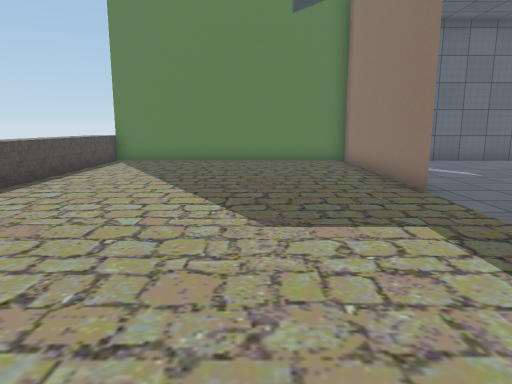
[1] (above)

21 first-person views from a walk through a scene from a Unity 3-D project. The camera is 1.3 m above the floor, tilts 10° down and sees 70° across. The floor is counted in squares, 1 m on a side. Each view is taken from the middle of a square. On the plan, view 1 faces up. The plan holds only what a view shows up to about 15 squares ahead; the rest is blank. The place goes on beyond the plan. The player is left out. Some surface patterns are stand-ins.

[2]
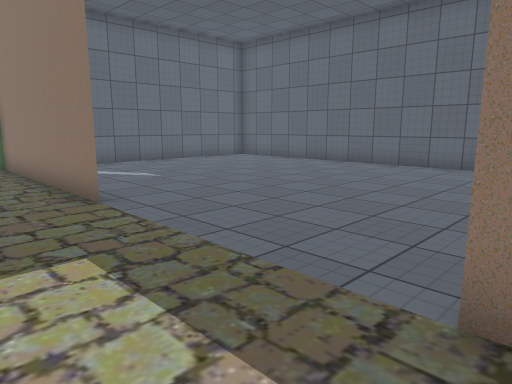

[3]
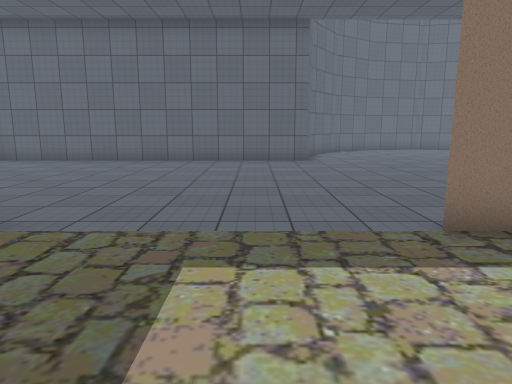

[4]
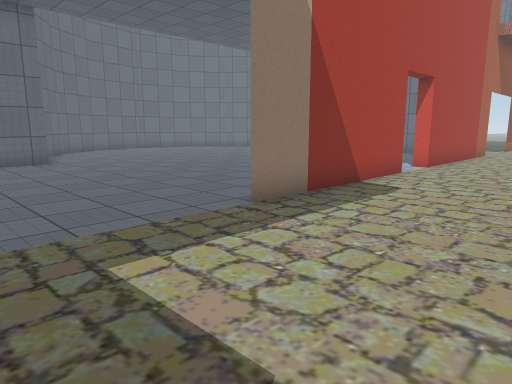

[5]
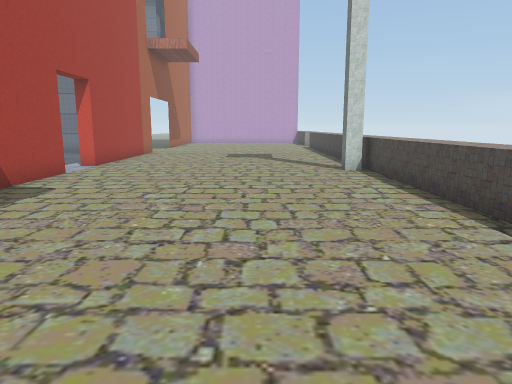

[6]
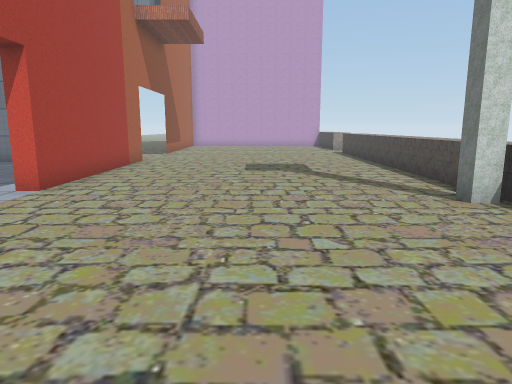

[7]
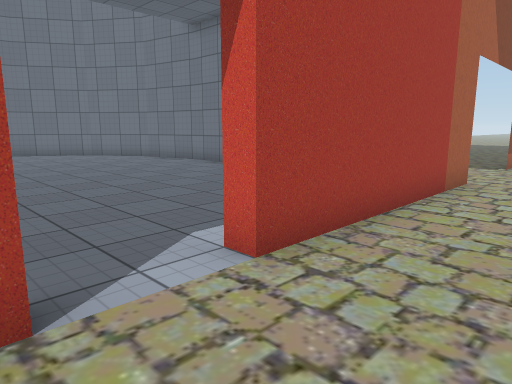

[8]
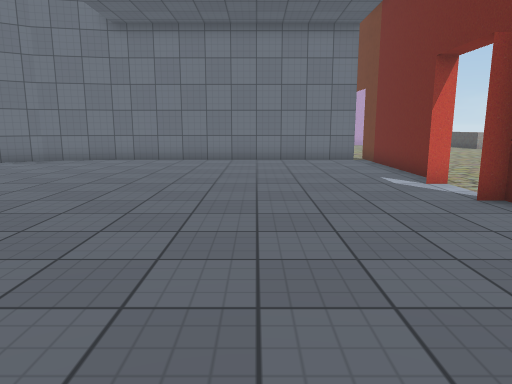

[9]
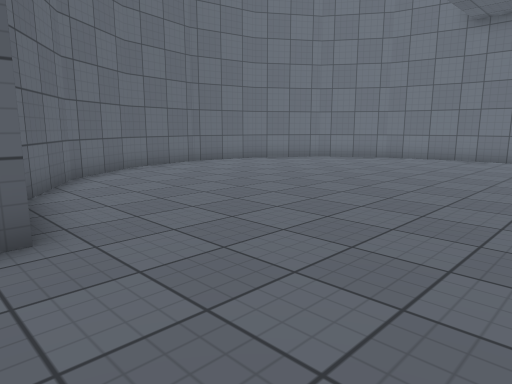

[10]
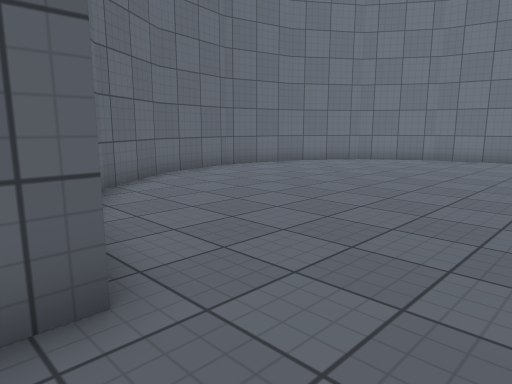

[11]
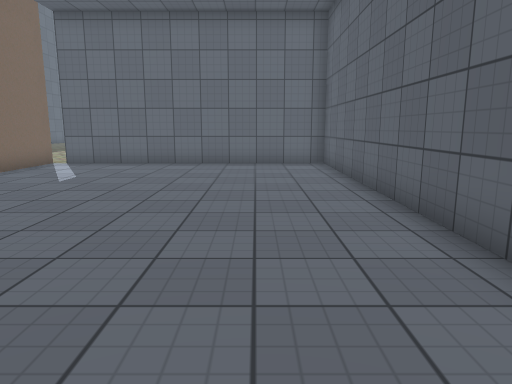

[12]
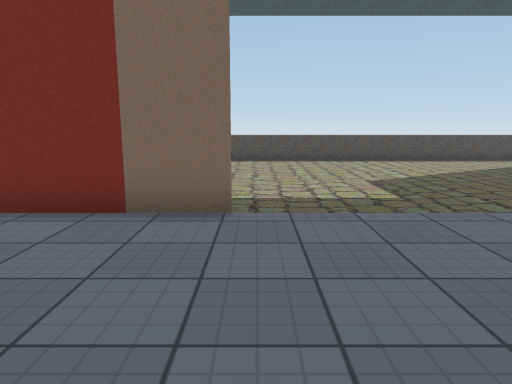

[13]
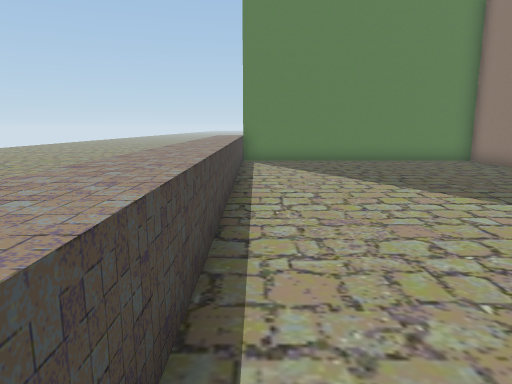

[14]
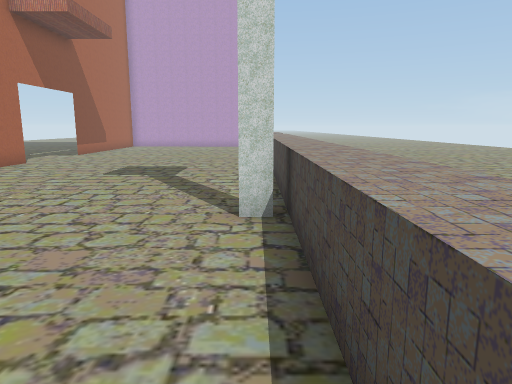

[15]
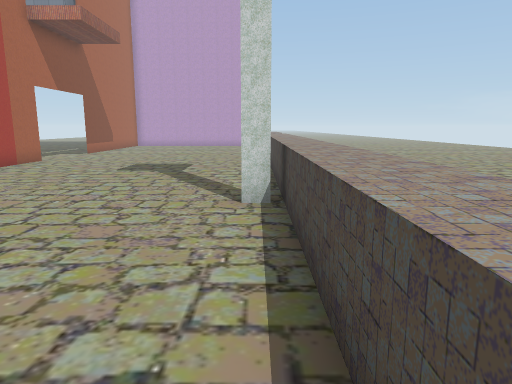

[16]
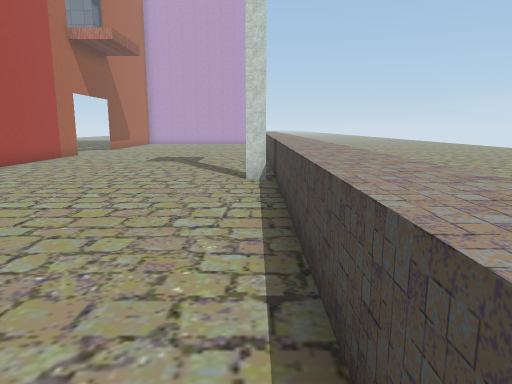

[17]
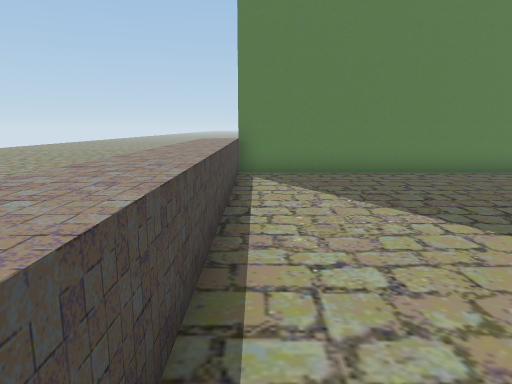

[18]
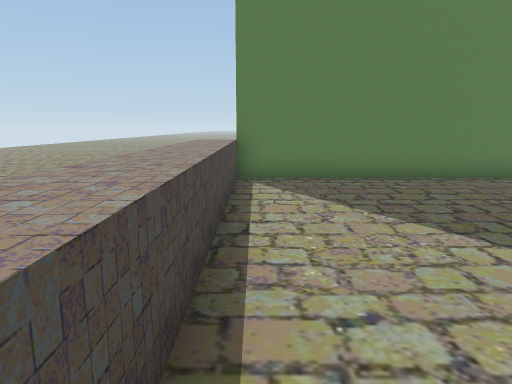

[19]
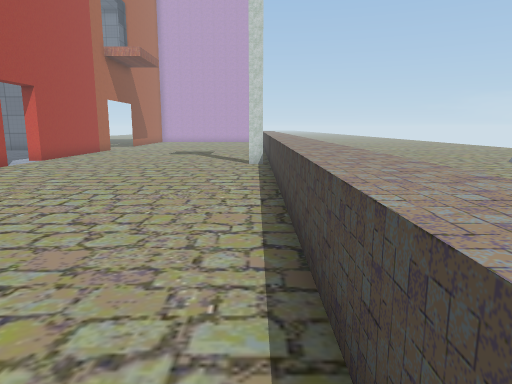

[20]
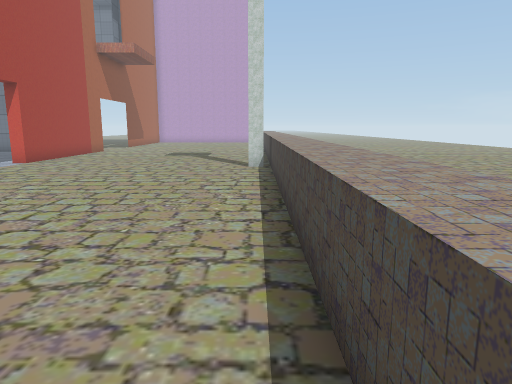

[21]
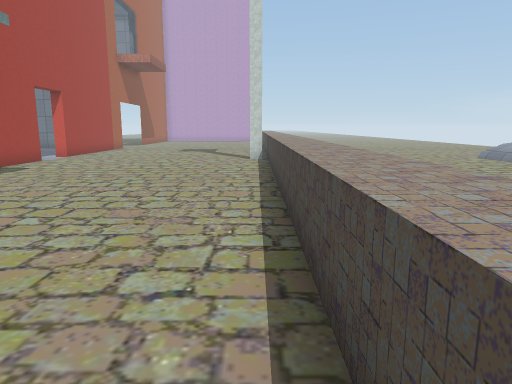

### Floor plan
Key: @ floor where view 1 was taken; # wall or solid block; . floor; = window, fence, low wall or low ledge; ^ raised ledge.
Columns run from 13 left of view 1 to 21 right of it. Each row starts with its distance up from view 1.
 18 ..
 17 ..
 16 ..
 15 ..     ####################
 14 ..     ^........##........#
 13 ..     ^........#.........#
 12 ..     ^........#.........#
 11 ..     ^........#.........#
 10        ^........#.........#
  9        ^........#.........#
  8        ^........#.........#
  7        ^..................#
  6        ^..................#
  5        ^..................#
  4        ^..................#
  3        ^.................. #
  2        ^........#..........#
  1        ^........#............ ##
  0        ^.....@..#..............##
 -1 ..     ^........#...............##
 -2 ..     ^........#................##
 -3 ..     ^........#.................#
 -4 ..     ^........##................#
 -5 ..     ^#.........................#
 -6 ..     ^=.......##................#
 -7 ..     ^........#.................#
 -8 ..     ^........#.................#
 -9 ..     ^........#................##
-10 ..     ^........#...............##
-11 ..     ^........#..............##
-12 ..     ^........##...........###
-13 ..     ^.........#############
-14 ..     ^..........
-15 ..       .........

Positions as (right, up) in squares from view 1, and headings:
1: (0, 0), facing up
2: (1, 1), facing up-right
3: (-1, 4), facing right
4: (-1, 6), facing down-right
5: (-2, 6), facing down
6: (-1, 1), facing down
7: (1, -4), facing down-right
8: (8, 2), facing down
9: (9, 3), facing down-right
10: (11, 3), facing down-right
11: (11, 1), facing up
12: (9, 2), facing left
13: (-5, 0), facing up
14: (-5, 0), facing down
15: (-5, 1), facing down
16: (-5, 4), facing down
17: (-5, 4), facing up
18: (-5, 5), facing up
19: (-5, 8), facing down
20: (-5, 7), facing down
21: (-5, 10), facing down
